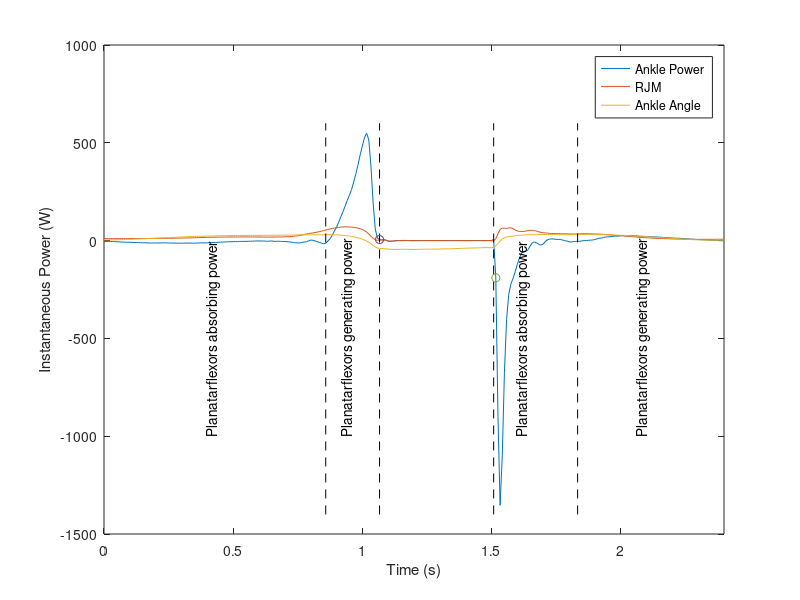
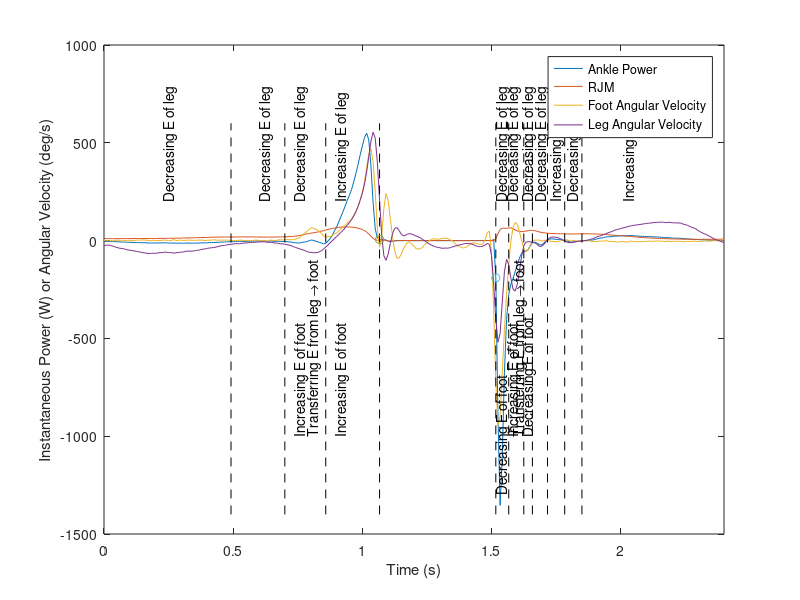

Reproduce these figures in MATLAB, in order.
% Created by: Anthony Le
% Last udpated: 03.18.2018

% KIN 523: Homework 8 - Work, Power, Energy, and Force Estimation
% Due: 03.16.18
%%
close all;
clear;

load('HW8_Data.mat');

f_s = 120;
delta_t = 1 / f_s;
time = frame .* delta_t;

% Problem 1
% W_ANK = degtorad(W_ANK);
W_ANK = -(W_ANK .* (pi / 180)); % in rad/s; convert degs to rads

P_ANK = dot(RJM, W_ANK, 2);

% figure(1);
% plot(time, P_ANK);
% hold on;
% xlim([0 2.4]);
% xlabel('Time (s)');
% ylabel('Instantaneous Power (W)');
% hold off;

figure(1);
plot(frame*delta_t, P_ANK);
hold on;
plot(frame*delta_t, RJM);
plot(frame*delta_t, Ang_ANK);
plot([103 103]*delta_t, [-1400 600], '--k');
plot([128 128]*delta_t, [-1400 600], '--k');
plot([181 181]*delta_t, [-1400 600], '--k');
plot([220 220]*delta_t, [-1400 600], '--k');
plot(128*delta_t, P_ANK(129), 'o');
plot(182*delta_t, P_ANK(183), 'o');
xlim([0 288]*delta_t);
xlabel('Time (s)');
ylabel('Instantaneous Power (W)');
legend('Ankle Power', 'RJM', 'Ankle Angle');
txt1 = 'Planatarflexors generating power';
txt2 = 'Planatarflexors absorbing power';
txt3 = 'Dorsiflexors generating power';
txt4 = 'Dorsiflexors absorbing power';
set(text(194*delta_t, -1000, txt2), 'Rotation', 90);
set(text(113*delta_t, -1000, txt1), 'Rotation', 90);
set(text(50*delta_t, -1000, txt2), 'Rotation', 90);
set(text(250*delta_t, -1000, txt1), 'Rotation', 90);
hold off;

% Problem 2
% idx 129 corresponds to frame 128
sum = 0;
for i = 1:129-1 % n-1 (i.e. frame 127) 
    sum = sum + P_ANK(i);
end
Work_ANK = (P_ANK(1) + sum + P_ANK(129)) * delta_t;

% Work_ANK = [];
% for i = 1:129-1
%     work = delta_t * ((abs(P_ANK(i)) + abs(P_ANK(i+1))) / 2);
%     Work_ANK = cat(1, Work_ANK, work);
% end
% Work_ANK = sum(Work_ANK);

% Problem 3
figure(2);
plot(frame*delta_t, P_ANK);
hold on;
plot(frame*delta_t, RJM);
plot(frame*delta_t, W_FOOT)
plot(frame*delta_t, W_LEG)
plot([59 59]*delta_t, [-1400 600], '--k');
plot([84 84]*delta_t, [-1400 600], '--k');
plot([103 103]*delta_t, [-1400 600], '--k');
plot([128 128]*delta_t, [-1400 600], '--k');
plot([182 182]*delta_t, [-1400 600], '--k');
plot([188 188]*delta_t, [-1400 600], '--k');
plot([195 195]*delta_t, [-1400 600], '--k');
plot([199 199]*delta_t, [-1400 600], '--k');
plot([206 206]*delta_t, [-1400 600], '--k');
plot([214 214]*delta_t, [-1400 600], '--k');
plot([222 222]*delta_t, [-1400 600], '--k');
plot(128*delta_t, P_ANK(129), 'o');
plot(182*delta_t, P_ANK(183), 'o');
xlim([0 288]*delta_t);
xlabel('Time (s)');
ylabel('Instantaneous Power (W) or Angular Velocity (deg/s)');
legend('Ankle Power', 'RJM', 'Foot Angular Velocity', 'Leg Angular Velocity');
txt5 = 'Increasing E of foot';
txt6 = 'Decreasing E of foot';
txt7 = 'Increasing E of leg';
txt8 = 'Decreasing E of leg';
txt9 = 'Transferring E from foot \rightarrow leg';
txt10 = 'Transferring E from leg \rightarrow foot';
set(text(30*delta_t, 200, txt8), 'Rotation', 90);
set(text(75*delta_t, 200, txt8), 'Rotation', 90);
set(text(91*delta_t, 200, txt8), 'Rotation', 90);
set(text(91*delta_t, -1000, txt5), 'Rotation', 90);
set(text(97*delta_t, -1000, txt10), 'Rotation', 90);
set(text(110*delta_t, 200, txt7), 'Rotation', 90);
set(text(110*delta_t, -1000, txt5), 'Rotation', 90);
set(text(185*delta_t, 200, txt8), 'Rotation', 90);
set(text(185*delta_t, -1300, txt6), 'Rotation', 90);
set(text(190*delta_t, 200, txt8), 'Rotation', 90);
set(text(190*delta_t, -1000, txt5), 'Rotation', 90);
set(text(193*delta_t, -1000, txt10), 'Rotation', 90);
set(text(197*delta_t, -1000, txt6), 'Rotation', 90);
set(text(197*delta_t, 200, txt8), 'Rotation', 90);
set(text(203*delta_t, 200, txt8), 'Rotation', 90);
set(text(210*delta_t, 200, txt7), 'Rotation', 90);
set(text(244*delta_t, 200, txt7), 'Rotation', 90);
set(text(218*delta_t, 200, txt8), 'Rotation', 90);
hold off;